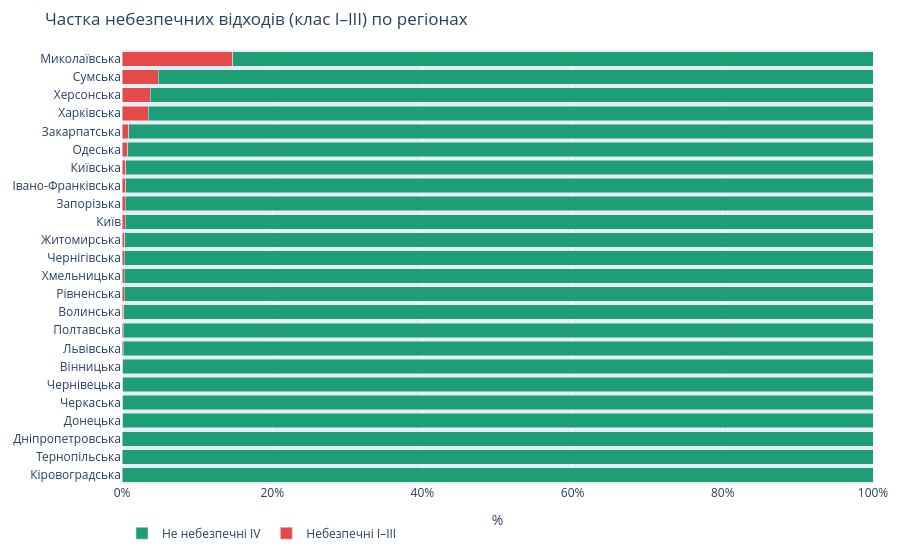

Notebook source saved alongside this figure:
### Code cell
#ГРАФІК 5 — Частка небезпечних по регіонах stacked 100%
# ══════════════════════════════════════════════════════════════
fig5 = go.Figure()
fig5.add_trace(go.Bar(
    name="Небезпечні I–III",
    x=haz_df["danger"],
    y=haz_df["region"],
    orientation="h",
    marker_color="#E24B4A",
    hovertemplate="%{y} — небезпечні: %{x:.2f}%<extra></extra>",
))
fig5.add_trace(go.Bar(
    name="Не небезпечні IV",
    x=haz_df["safe"],
    y=haz_df["region"],
    orientation="h",
    marker_color="#1D9E75",
    hovertemplate="%{y} — не небезпечні: %{x:.2f}%<extra></extra>",
))
fig5.update_layout(
    title="Частка небезпечних відходів (клас I–III) по регіонах",
    barmode="stack",
    xaxis=dict(title="%", range=[0, 100], ticksuffix="%"),
    height=560,
    legend=dict(orientation="h", y=-0.08),
    margin=dict(l=20, r=20, t=50, b=60),
)

### Figure 1 — Plotly figure (JSON) as saved in the notebook; plotly's stock layout.template omitted (floating-point values rounded to 4 significant figures)
{"data": [{"hovertemplate": "%{y} — небезпечні: %{x:.2f}%<extra></extra>", "marker": {"color": "#E24B4A"}, "name": "Небезпечні I–III", "orientation": "h", "type": "bar", "x": [0.0, 0.01, 0.02, 0.08, 0.08, 0.08, 0.11, 0.15, 0.19, 0.2, 0.27, 0.29, 0.31, 0.35, 0.42, 0.44, 0.49, 0.53, 0.76, 0.93, 3.47, 3.77, 4.8, 14.76], "y": ["Кіровоградська", "Тернопільська", "Дніпропетровська", "Донецька", "Черкаська", "Чернівецька", "Вінницька", "Львівська", "Полтавська", "Волинська", "Рівненська", "Хмельницька", "Чернігівська", "Житомирська", "Київ", "Запорізька", "Івано-Франківська", "Київська", "Одеська", "Закарпатська", "Харківська", "Херсонська", "Сумська", "Миколаївська"]}, {"hovertemplate": "%{y} — не небезпечні: %{x:.2f}%<extra></extra>", "marker": {"color": "#1D9E75"}, "name": "Не небезпечні IV", "orientation": "h", "type": "bar", "x": [100.0, 99.99, 99.98, 99.92, 99.92, 99.92, 99.89, 99.85, 99.81, 99.8, 99.73, 99.71, 99.69, 99.65, 99.58, 99.56, 99.51, 99.47, 99.24, 99.07, 96.53, 96.23, 95.2, 85.24], "y": ["Кіровоградська", "Тернопільська", "Дніпропетровська", "Донецька", "Черкаська", "Чернівецька", "Вінницька", "Львівська", "Полтавська", "Волинська", "Рівненська", "Хмельницька", "Чернігівська", "Житомирська", "Київ", "Запорізька", "Івано-Франківська", "Київська", "Одеська", "Закарпатська", "Харківська", "Херсонська", "Сумська", "Миколаївська"]}], "layout": {"barmode": "stack", "height": 560, "legend": {"orientation": "h", "y": -0.08}, "margin": {"b": 60, "l": 20, "r": 20, "t": 50}, "title": {"text": "Частка небезпечних відходів (клас I–III) по регіонах"}, "xaxis": {"range": [0, 100], "ticksuffix": "%", "title": {"text": "%"}}}}
